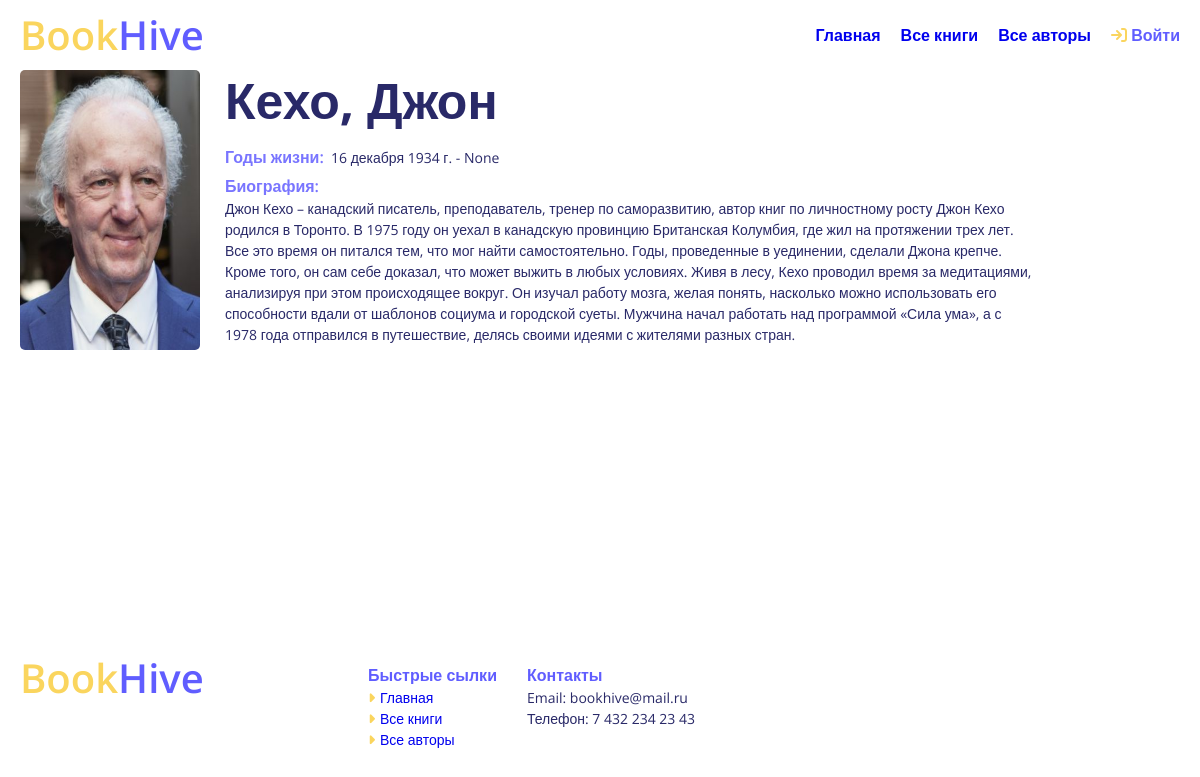
Screenshot of /catalog/author/4 with the database file from the repository.
### catalog/models.py (models this page shows, shortened)
class Author(models.Model):
    image = models.ImageField(null=True, blank=True,default='default.jpg', upload_to='Authors')
    first_name = models.CharField(max_length=100)
    last_name = models.CharField(max_length=100)
    date_of_birth = models.DateField(null=True, blank=True)
    date_of_death = models.DateField('Died', null=True, blank=True)
    about_the_author = models.TextField(max_length=1000)
    class Meta:
        ordering = ['last_name']
        permissions = (
                ("can_change_author", "change author"),
        )

### catalog/views.py (the view)
# urls.py: re_path(r'^author/(?P<pk>\d+)$', views.AuthorDetailView.as_view(), name='author-detail'),
class AuthorDetailView(generic.DetailView):
    model = Author
    def get_context_data(self, **kwargs):
        context = super().get_context_data(**kwargs)
        context['is_librarian'] = self.request.user.groups.filter(name='Библиотекари').exists()
        return context

### catalog/templates/catalog/author_detail.html (shortened to what this page needs)
{% extends "base_generic.html" %}
{% block content %}
<div class="__container">
  <div class="block-detail">
    <div class="block-detail__img book__image">
      <img src="{{ author.image.url }}" alt="";>
    </div>
    <div class="block-detail__body">
      <div class="block-detail__title title">
        {{ author.last_name }}, {{ author.first_name }}
      </div>
        <ul class="block-detail__info">
          <li><span class="subtitle">Годы жизни:</span> <p>{{ author.date_of_birth }} - {{ author.date_of_death }}</p> </li>
          <li class="about-the-author"><span class="subtitle">Биография:</span> <p>{{ author.about_the_author }}</p></li>
      </div>
    </div>
</div>
{% endblock %}

### static/css/style.css (style rules this page uses)
*, *::before, *::after { box-sizing: border-box; }
ul, li { margin: 0; padding: 0; }
ul[class], ol[class] { padding: 0; }
body, h1, h2, h3, h4, p, ul[class], ol[class], li, figure, figcaption, blockquote, dl, dd { margin: 0; }
body { display: flex; flex-direction: column; min-height: 100vh; font-family: 'Open Sans', sans-serif; font-size: 14px; line-height: 22px; color: #292968; scroll-behavior: smooth; text-rendering: optimizeSpeed; line-height: 1.5; }
ul[class], ol[class] { list-style: none; }
li { list-style-type: none; }
img { max-width: 100%; display: block; }
.__container { max-width: 1200px; padding: 0 20px; margin: 0 auto; }
.title { font-size: 50px; font-weight:700; line-height: 60px; color: #292968; }
.subtitle { font-size: 16px; font-weight: 600; color: #7975ff; }

### static/css/catalog.css (style rules this page uses)
.book__image { width: 140px; height: 224px; }
.book__image img { width: 100%; height: 100%; border-radius: 5px; }
.about-the-author { display: block !important; }
.block-detail { display: flex; gap: 25px; }
.block-detail__body { width: 70%; }
.block-detail__img { width: 180px !important; height: 280px; }
.block-detail__info { display: flex; flex-direction: column; gap: 5px; margin: 15px 0 0 0 !important; }
.block-detail__info li { display: flex; align-items: center; }
.block-detail__info span { display: block; width: 106px !important; }

### rows the page displays
Author: image (picture), last_name "Кехо", first_name "Джон", date_of_birth "16 декабря 1934 г.", date_of_death "None", about_the_author "Джон Кехо – канадский писатель, преподаватель, тренер по саморазвитию, автор книг по личностному росту Джон Кехо родился в Торонто. В 1975 году он уехал в канадскую провинцию Британская Колумбия, где жил на протяжении трех лет. Все это время он питался тем, что мог найти самостоятельно. Годы, проведенные в уединении, сделали Джона крепче. Кроме того, он сам себе доказал, что может выжить в любых условиях. Живя в лесу, Кехо проводил время за медитациями, анализируя при этом происходящее вокруг. Он изучал работу мозга, желая понять, насколько можно использовать его способности вдали от шаблонов социума и городской суеты. Мужчина начал работать над программой «Сила ума», а с 1978 года…"
